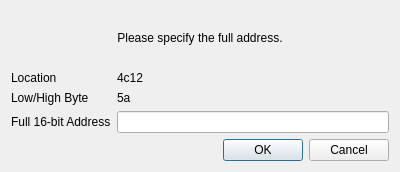
<?xml version="1.0" encoding="UTF-8"?>
<ui version="4.0">
 <class>lowhighbytewindow</class>
 <widget class="QDialog" name="lowhighbytewindow">
  <property name="geometry">
   <rect>
    <x>0</x>
    <y>0</y>
    <width>400</width>
    <height>172</height>
   </rect>
  </property>
  <property name="windowTitle">
   <string>Dialog</string>
  </property>
  <layout class="QGridLayout" name="gridLayout">
   <item row="0" column="0" colspan="2">
    <widget class="QLabel" name="label_3">
     <property name="sizePolicy">
      <sizepolicy hsizetype="Preferred" vsizetype="Expanding">
       <horstretch>0</horstretch>
       <verstretch>0</verstretch>
      </sizepolicy>
     </property>
     <property name="layoutDirection">
      <enum>Qt::LeftToRight</enum>
     </property>
     <property name="text">
      <string>Please specify the full address.</string>
     </property>
     <property name="alignment">
      <set>Qt::AlignCenter</set>
     </property>
    </widget>
   </item>
   <item row="3" column="0">
    <widget class="QLabel" name="label_2">
     <property name="text">
      <string>Full 16-bit Address</string>
     </property>
    </widget>
   </item>
   <item row="4" column="0" colspan="2">
    <widget class="QDialogButtonBox" name="buttonBox">
     <property name="orientation">
      <enum>Qt::Horizontal</enum>
     </property>
     <property name="standardButtons">
      <set>QDialogButtonBox::Cancel|QDialogButtonBox::Ok</set>
     </property>
    </widget>
   </item>
   <item row="3" column="1">
    <widget class="QLineEdit" name="fullAddress"/>
   </item>
   <item row="2" column="1">
    <widget class="QLabel" name="lowhighbyte">
     <property name="text">
      <string>5a</string>
     </property>
    </widget>
   </item>
   <item row="2" column="0">
    <widget class="QLabel" name="lowhighbyteLabel">
     <property name="text">
      <string>Low/High Byte</string>
     </property>
    </widget>
   </item>
   <item row="1" column="0">
    <widget class="QLabel" name="label_5">
     <property name="text">
      <string>Location</string>
     </property>
    </widget>
   </item>
   <item row="1" column="1">
    <widget class="QLabel" name="location">
     <property name="text">
      <string>4c12</string>
     </property>
    </widget>
   </item>
  </layout>
 </widget>
 <resources/>
 <connections>
  <connection>
   <sender>buttonBox</sender>
   <signal>rejected()</signal>
   <receiver>lowhighbytewindow</receiver>
   <slot>reject()</slot>
   <hints>
    <hint type="sourcelabel">
     <x>316</x>
     <y>260</y>
    </hint>
    <hint type="destinationlabel">
     <x>286</x>
     <y>274</y>
    </hint>
   </hints>
  </connection>
 </connections>
</ui>
